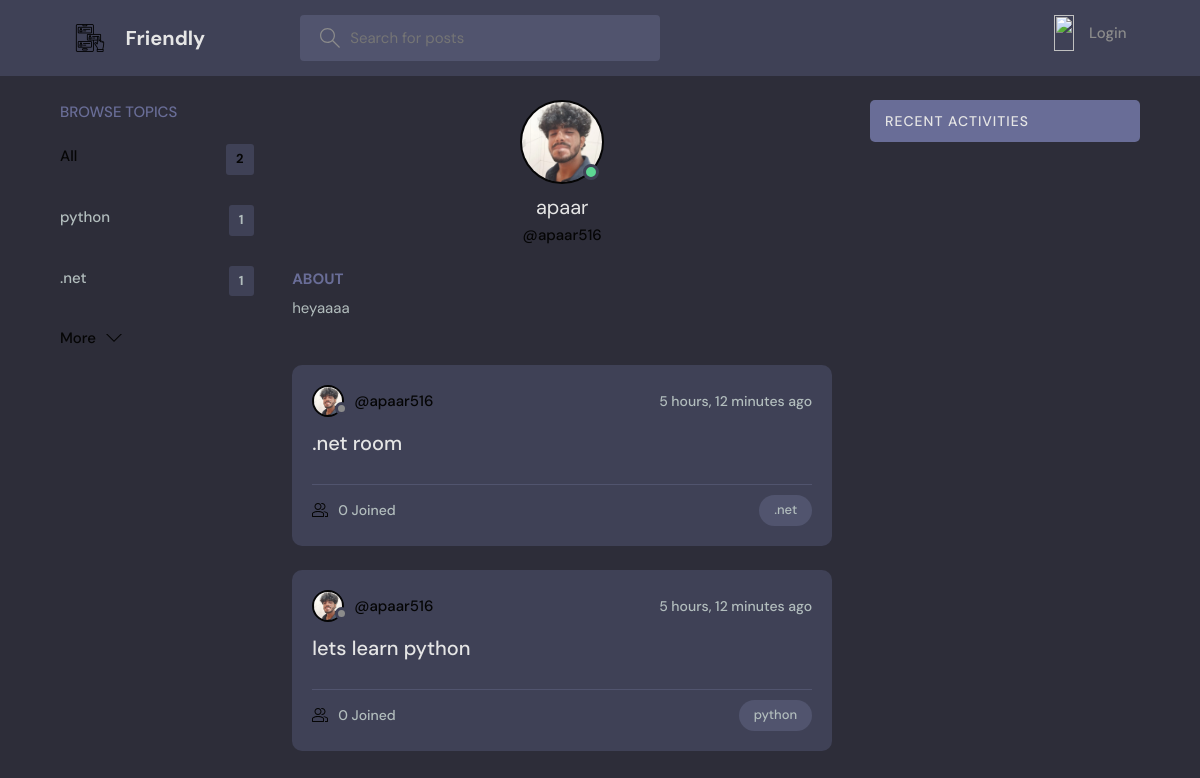
The app's page /profile/1/, older data.
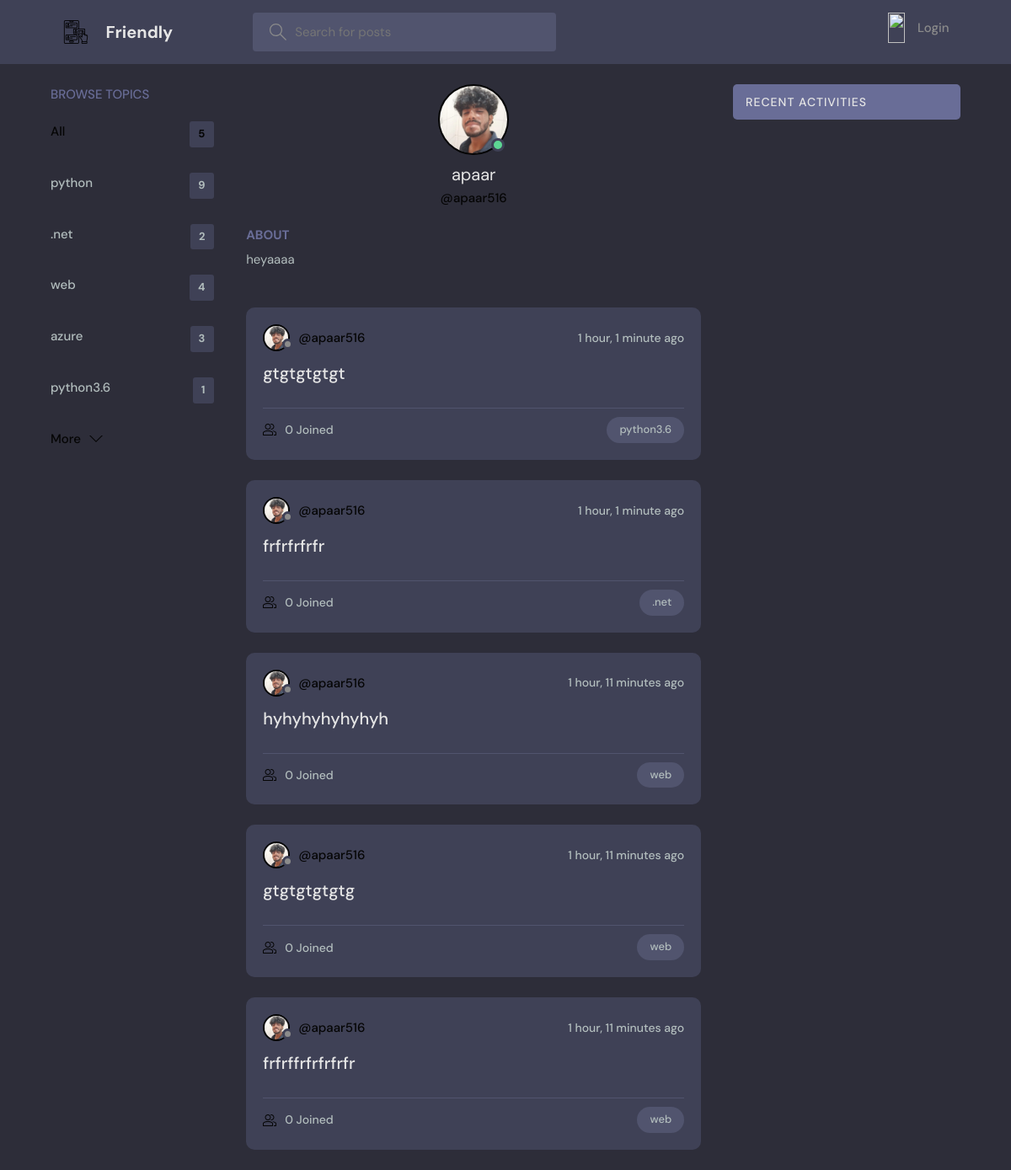
The same page, newer data.
### base/models.py (models this page shows, shortened)
class Topic(models.Model):
    name = models.CharField(max_length=200)

class User(AbstractUser):
    name = models.CharField(max_length=200, null=True)
    email = models.EmailField(unique=True, null=True)
    bio = models.TextField(null=True)
    avatar = models.ImageField(null=True, default="avatar.svg")
    USERNAME_FIELD = 'email'
    REQUIRED_FIELDS = []

class Room(models.Model):
    host = models.ForeignKey(User, on_delete=models.SET_NULL, null=True)
    topic = models.ForeignKey(Topic, on_delete=models.SET_NULL, null=True)
    name = models.CharField(max_length=200)
    description = models.TextField(null=True, blank=True)
    participants = models.ManyToManyField(
        User, related_name='participants', blank=True)
    updated = models.DateTimeField(auto_now=True)
    created = models.DateTimeField(auto_now_add=True)
    class Meta:
        ordering = ['-updated', '-created']

### base/views.py (the view)
# urls.py: path('profile/<str:pk>/', views.userProfile, name="user-profile"),
def userProfile(request, pk):
    user = User.objects.get(id=pk)
    rooms = user.room_set.all()
    room_messages = user.message_set.all()
    topics = Topic.objects.all()
    context = {'user': user, 'rooms': rooms,
               'room_messages': room_messages, 'topics': topics}
    return render(request, 'base/profile.html', context)

### base/templates/base/profile.html (shortened to what this page needs)
{% extends 'main.html' %}
{% block content %}
<main class="profile-page layout layout--3">
  <div class="container">
    {% include 'base/topics_component.html' %}
    <div class="roomList">
      <div class="profile">
        <div class="profile__avatar">
          <div class="avatar avatar--large active">
            <img src="{{user.avatar.url}}" />
          </div>
        </div>
        <div class="profile__info">
          <h3>{{user.name}}</h3>
          <p>@{{user.username}}</p>
        </div>
        <div class="profile__about">
          <h3>About</h3>
          <p>
            {{user.bio}}
          </p>
        </div>
      </div>
      {% include 'base/feed_component.html' %}
    </div>
    {% include 'base/activity_component.html' %}
  </div>
</main>
{% endblock content %}

### templates/main.html (shortened to what this page needs)
<!DOCTYPE html>
{% load static %}
<html lang="en">
<head>
    <link rel="stylesheet" href="{% static 'styles/style.css' %}" />
</head>
<body>
    {% include 'navbar.html' %}
    {% block content %}
    {% endblock %}
</body>
</html>

### templates/navbar.html (shortened to what this page needs)
{% load static %}
<header class="header header--loggedIn">
    <div class="container">
        <a href="{% url 'home' %}" class="header__logo">
            <img src="{% static 'C:\Users\apaar\Desktop\friendly_project\friendly\static\images\social-media.png' %}" />
            <h1>Friendly</h1>
        </a>
        <form class="header__search" method="GET" action="{% url 'home' %}">
            <label>
                <input name="q" placeholder="Search for posts" />
            </label>
        </form>
        <nav class="header__menu">
            {% if request.user.is_authenticated %}
            <div class="header__user">
                <a href="{% url 'update-user' %}">
                    <div class="avatar avatar--medium active">
                        <img src="{{request.user.avatar.url}}" />
                    </div>
                    <p>{{request.user.username}} <span>@{{request.user.username}}</span></p>
                </a>
                <button class="dropdown-button">
                    <svg version="1.1" xmlns="http://www.w3.org/2000/svg" width="32" height="32" viewBox="0 0 32 32">
                        <title>chevron-down</title>
                        <path d="M16 21l-13-13h-3l16 16 16-16h-3l-13 13z"></path>
                    </svg>
                </button>
            </div>
            {% else %}
            <a href="{% url 'login' %}">
                <img src="{% static 'images/avatar.svg' %}" />
                <p>Login</p>
            </a>
            {% endif %}
        </nav>
    </div>
</header>

### base/templates/base/topics_component.html
<div class="topics">
    <div class="topics__header">
        <h2>Browse Topics</h2>
    </div>
    <ul class="topics__list">
        <li>
            <a href="{% url 'home' %}" class="active">All <span>{{topics.count}}</span></a>
        </li>
        {% for topic in topics %}
        <li>
            <a href="{% url 'home' %}?q={{topic.name}}">{{topic.name}}<span>{{topic.room_set.all.count}}</span></a>
        </li>
        {% endfor %}
    </ul>
    <a class="btn btn--link" href="{% url 'topics' %}">
        More
        <svg version="1.1" xmlns="http://www.w3.org/2000/svg" width="32" height="32" viewBox="0 0 32 32">
            <title>chevron-down</title>
            <path d="M16 21l-13-13h-3l16 16 16-16h-3l-13 13z"></path>
        </svg>
    </a>
</div>

### base/templates/base/feed_component.html (shortened to what this page needs)
{% for room in rooms %}
<div class="roomListRoom">
    <div class="roomListRoom__header">
        <a href="{% url 'user-profile' room.host.id %}" class="roomListRoom__author">
            <div class="avatar avatar--small">
                <img src="{{room.host.avatar.url}}" />
            </div>
            <span>@{{room.host.username}}</span>
        </a>
        <div class="roomListRoom__actions">
            <span>{{room.created|timesince}} ago</span>
        </div>
    </div>
    <div class="roomListRoom__content">
        <a href="{% url 'room' room.id %}">{{room.name}}</a>
    </div>
    <div class="roomListRoom__meta">
        <a href="{% url 'room' room.id %}" class="roomListRoom__joined">
            {{room.participants.all.count}} Joined
        </a>
        <p class="roomListRoom__topic">{{room.topic.name}}</p>
    </div>
</div>
{% endfor %}

### base/templates/base/activity_component.html (shortened to what this page needs)
<div class="activities">
    <div class="activities__header">
        <h2>Recent Activities</h2>
    </div>
</div>

Row changes from the older to the newer data that the page shows:
removed Room: host.avatar (picture), host.username "apaar516", created "5 hours, 12 minutes", name ".net room", participants.all.count "0", topic.name ".net"
removed Room: host.avatar (picture), host.username "apaar516", created "5 hours, 12 minutes", name "lets learn python", participants.all.count "0", topic.name "python"
computed for Topic "python": room_set.all.count "1" → "9"
computed for Topic ".net": room_set.all.count "1" → "2"
added Topic: name "web", room_set.all.count "4"
added Topic: name "azure", room_set.all.count "3"
added Topic: name "python3.6", room_set.all.count "1"
added Room: host.avatar (picture), host.username "apaar516", created "1 hour, 1 minute", name "gtgtgtgtgt", participants.all.count "0", topic.name "python3.6"
added Room: host.avatar (picture), host.username "apaar516", created "1 hour, 1 minute", name "frfrfrfrfr", participants.all.count "0", topic.name ".net"
added Room: host.avatar (picture), host.username "apaar516", created "1 hour, 11 minutes", name "hyhyhyhyhyhyh", participants.all.count "0", topic.name "web"
added Room: host.avatar (picture), host.username "apaar516", created "1 hour, 11 minutes", name "gtgtgtgtgtg", participants.all.count "0", topic.name "web"
added Room: host.avatar (picture), host.username "apaar516", created "1 hour, 11 minutes", name "frfrffrfrfrfrfr", participants.all.count "0", topic.name "web"
Text that changed along with them:
{{ topics.count }}: "2" → "5"
